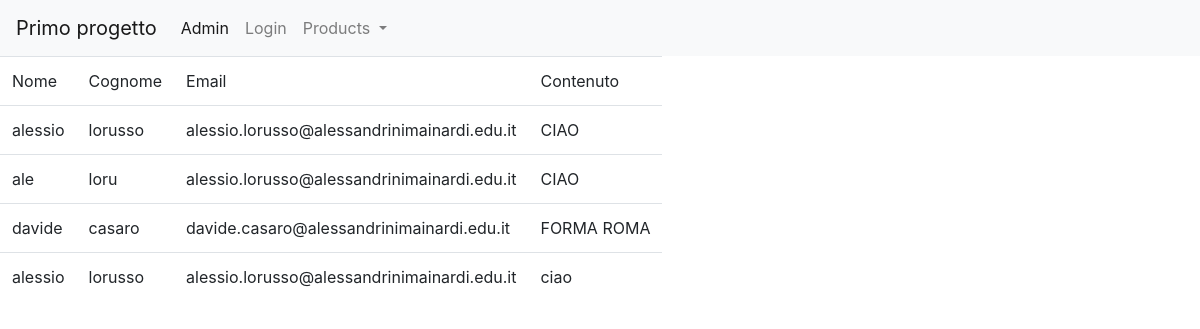
Before: /forms_app/lista_contatti/ with the older database file.
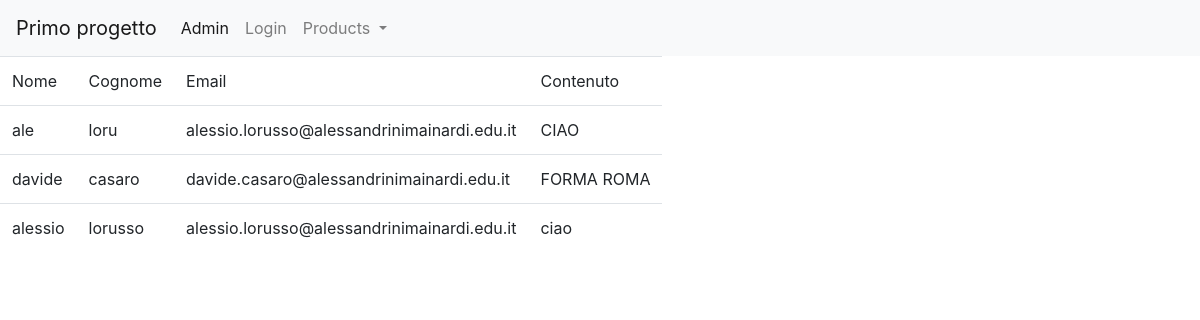
After: the same page with the newer database file.
### forms_app/models.py (models this page shows)
class Contatto(models.Model):
    nome = models.CharField(max_length=100)
    cognome = models.CharField(max_length=100)
    email = models.EmailField(max_length=200)
    contenuto = models.TextField()

### forms_app/views.py (the view)
# urls.py: path('lista_contatti/',lista_contatti, name='lista_contatti'),
def lista_contatti(request, pk=None):
    if(pk==None):
        contatti= Contatto.objects.all()
    else:
        contatti= Contatto.objects.filter(contatto_id=pk)
    context= {
        'contatti': contatti,
    }
    return render(request,'lista_contatti.html',context)

### forms_app/templates/lista_contatti.html (shortened to what this page needs)
{% extends 'base.html' %}
{%block content%}
    <table class="table table-responsive">
        <tr>
            <td>Nome</td>
            <td>Cognome</td>
            <td>Email</td>
            <td>Contenuto</td>
        </tr>
    {%for c in contatti %}
        <tr>
            <td>{{c.nome}}</td>
            <td>{{c.cognome}}</td>
            <td>{{c.email}}</td>
            <td>{{c.contenuto}}</td>
        </tr>
    {%endfor%}
    </table>
    {%endblock content%}

Changed rows visible on the page:
removed Contatto: nome "alessio", cognome "lorusso", email "alessio.lorusso@alessandrinimainardi.edu.it", contenuto "CIAO"
